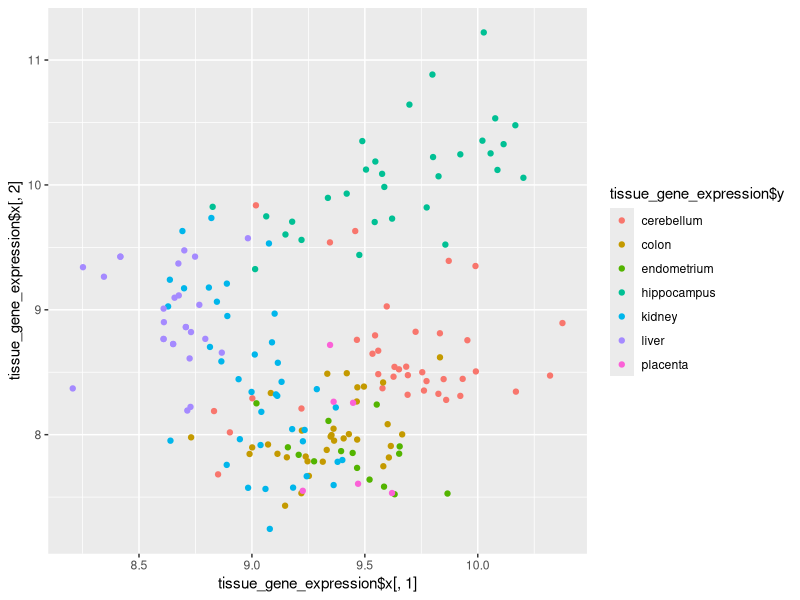
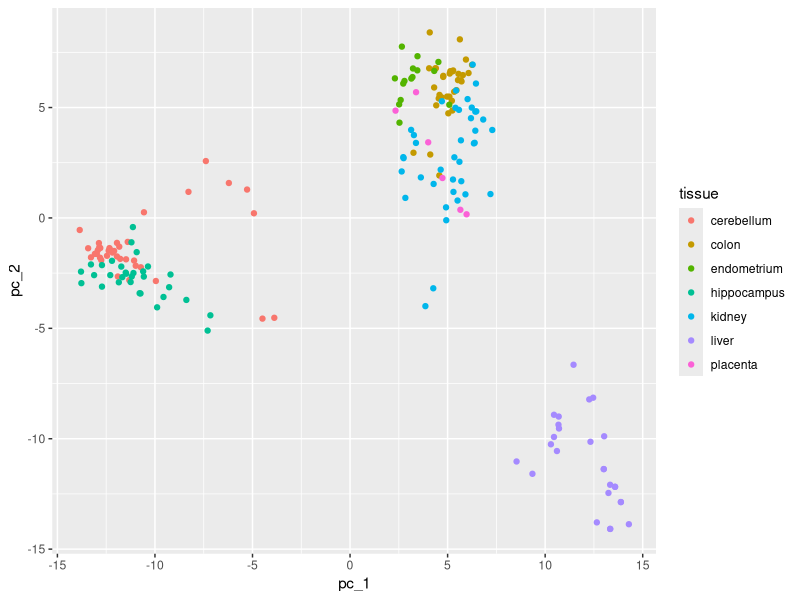
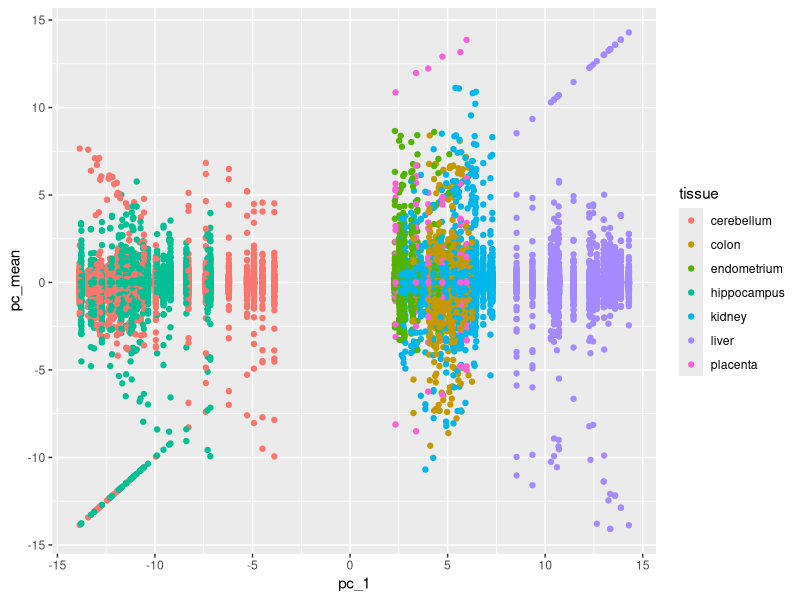

These charts were generated, in order, by the following R code: (Note: this script raises an error after producing the figures.)
# config
library(tidyverse)
library(caret)
library(dslabs)
data("tissue_gene_expression")
dim(tissue_gene_expression$x)

# Q1 - plot the first two components with color, which tissue is a cluster?
qplot(tissue_gene_expression$x[,1], tissue_gene_expression$x[,2],
      col=tissue_gene_expression$y)
    #EDX CORRECT ANSWER
    pc <- prcomp(tissue_gene_expression$x)
    data.frame(pc_1 = pc$x[,1], pc_2 = pc$x[,2], 
               tissue = tissue_gene_expression$y) %>%
      ggplot(aes(pc_1, pc_2, color = tissue)) +
      geom_point()

# Q2 - compute the average across all predictors, plot again the first PC
pc$x[,2]
pc_mean <- sapply(pc$x, function(object){
  mean(object)
})

df <- data.frame(pc_mean = pc_mean, pc_1 = pc$x[,1],
                 tissue = tissue_gene_expression$y)

df %>% ggplot(aes(pc_1, pc_mean, color = tissue)) +
  geom_point()

d <- dist(df)

# Q3 - redo the PCA only after removing the centre
x <- with(tissue_gene_expression, sweep(x, 1, mean(x)))
pc <- prcomp(x)
data.frame(pc_1 = pc$x[,1], pc_2 = pc$x[,2], 
           tissue = tissue_gene_expression$y) %>%
  ggplot(aes(pc_1, pc_2, color = tissue)) +
  geom_point()
